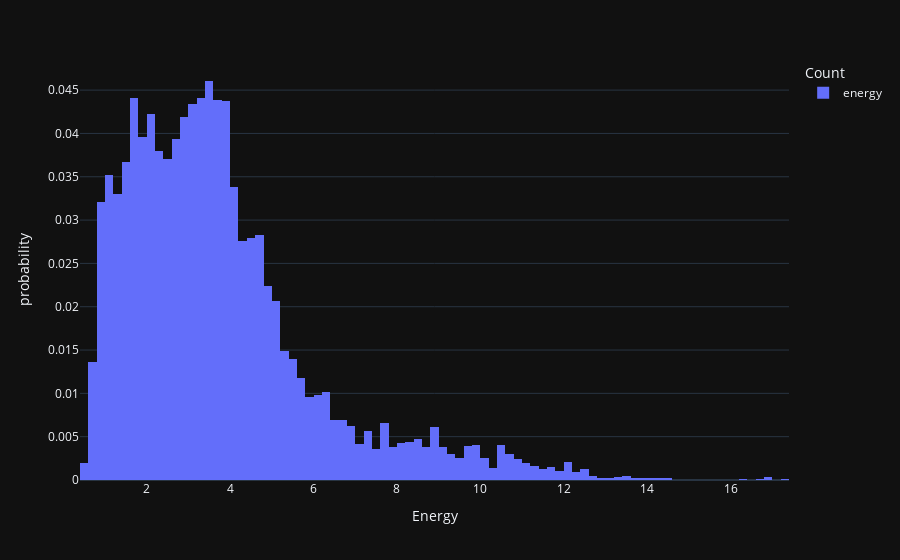

Notebook source saved alongside this figure:
### Markdown cell above
## Examining Disulfide Energies

### Code cell
labels = {'value': 'Energy', 'variable': 'Count'}
cols = ['energy']
px.histogram(SS_df['energy'], labels=labels, histnorm='probability', template='plotly_dark')

### Figure 1 — Plotly figure (JSON) as saved in the notebook; plotly's stock layout.template omitted (floating-point values rounded to 4 significant figures; data arrays with more than 128 entries replaced by an {"elided": "..."} marker saying what was removed)
{"data": [{"alignmentgroup": "True", "bingroup": "x", "histnorm": "probability", "hovertemplate": "Count=energy<br>Energy=%{x}<br>probability=%{y}<extra></extra>", "legendgroup": "energy", "marker": {"color": "#636efa", "pattern": {"shape": ""}}, "name": "energy", "offsetgroup": "energy", "orientation": "v", "showlegend": true, "type": "histogram", "x": {"elided": "8208 float values"}, "xaxis": "x", "yaxis": "y"}], "layout": {"barmode": "relative", "legend": {"title": {"text": "Count"}, "tracegroupgap": 0}, "margin": {"t": 60}, "xaxis": {"anchor": "y", "domain": [0, 1], "title": {"text": "Energy"}}, "yaxis": {"anchor": "x", "domain": [0, 1], "title": {"text": "probability"}}}}
